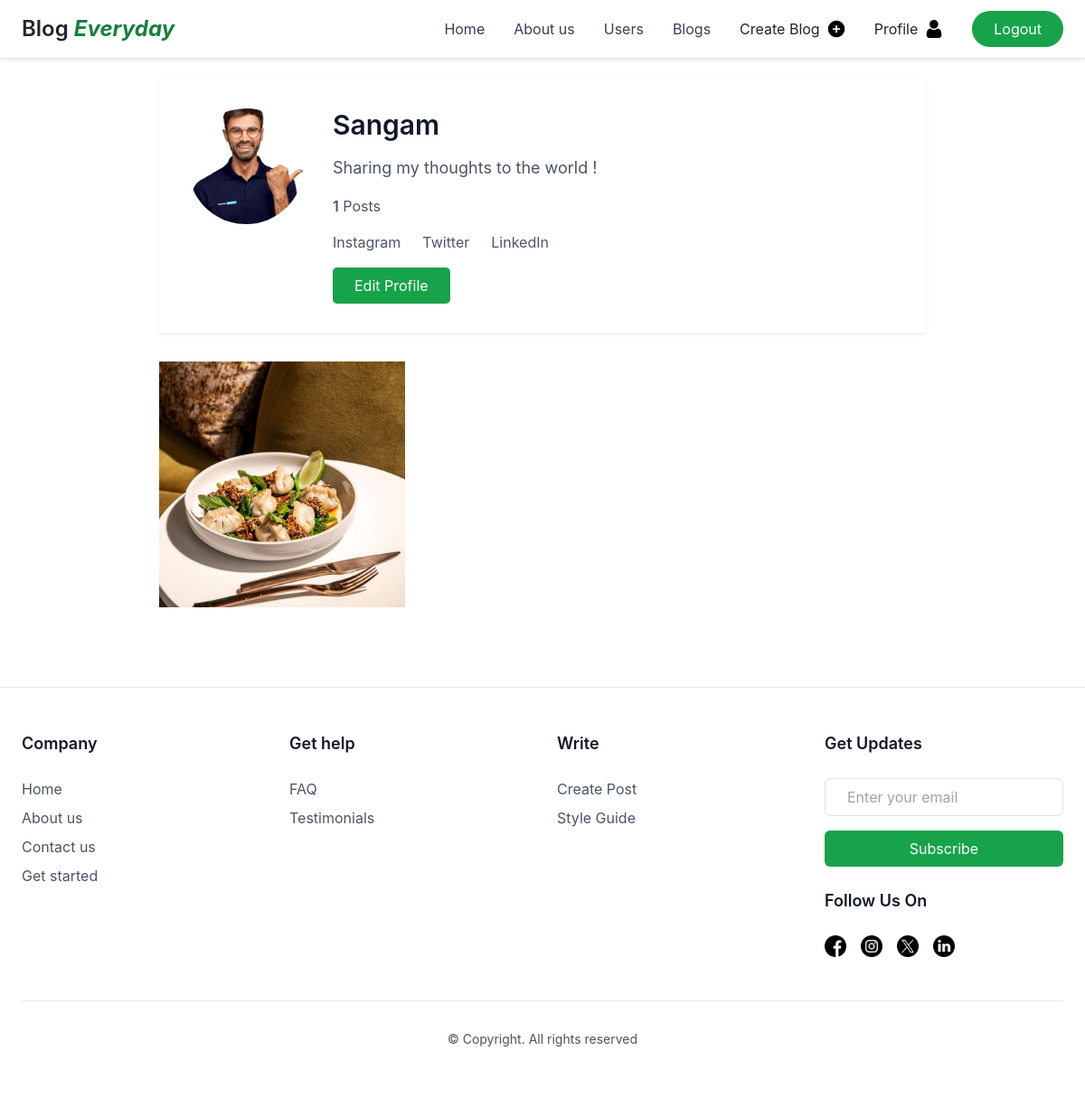
/profile_view/ (signed in), run on the app's committed database.
### blog/models.py (models this page shows, shortened)
class Profile(models.Model):
    user = models.OneToOneField(User, on_delete=models.CASCADE)
    photo = models.ImageField(upload_to='profile_photos/', default='default.jpg')
    bio = models.TextField(blank=True, null=True)
    twitter = models.URLField(blank=True, null=True)
    facebook = models.URLField(blank=True, null=True)
    instagram = models.URLField(blank=True, null=True)
    linkedin = models.URLField(blank=True, null=True)

class BlogPost(models.Model):
    CATEGORY_CHOICES = [
        ('technology', 'Technology'),
        ('lifestyle', 'Lifestyle'),
        ('food', 'Food'),
        ('travel', 'Travel'),
    ]
    title = models.CharField(max_length=200)
    content = models.TextField()
    author = models.ForeignKey(User, on_delete=models.CASCADE)
    category = models.CharField(max_length=20, choices=CATEGORY_CHOICES, default='technology')
    created_at = models.DateTimeField(default=now)
    updated_at = models.DateTimeField(auto_now=True)
    image = models.ImageField(upload_to='images/', null=True, blank=True)

### blog/views.py (the view)
# urls.py: path('profile_view/', views.profile_view, name='profile_view'),
@login_required
def profile_view(request, username=None):
    user = request.user if username is None else get_object_or_404(User, username=username)
    profile, created = Profile.objects.get_or_create(user=user)
    posts = BlogPost.objects.filter(author=user).order_by('-created_at')
    if request.method == 'POST' and request.user == user:
        form = ProfileForm(request.POST, request.FILES, instance=profile)
        if form.is_valid():
            form.save()
            messages.success(request, 'Profile updated successfully!')
            return redirect('profile_view', username=user.username)
        else:
            messages.error(request, 'Please correct the errors below.')
    else:
        form = ProfileForm(instance=profile)
    context = {
        'profile': profile,
        'form': form,
        'posts': posts,
        'is_owner': request.user == user,
    }
    return render(request, 'profile_view.html', context)

### blog/forms.py
class ProfileForm(forms.ModelForm):
    class Meta:
        model = Profile
        fields = ['photo', 'bio', 'twitter', 'facebook', 'instagram', 'linkedin']
        widgets = {
            'bio': forms.Textarea(attrs={'rows': 3}),
        }

### blog/templates/profile_view.html (shortened to what this page needs)
{% extends 'base.html' %}
{% block content %}
<div class="max-w-4xl mx-auto mt-16 mb-16 p-6">
<div class="flex flex-col md:flex-row items-center md:items-start bg-white rounded-sm shadow-sm p-8 space-y-6 md:space-y-0 md:space-x-8">
    <div class="w-32 h-32 rounded-full overflow-hidden mb-6 md:mb-0">
        <img src="{{ profile.photo.url }}"
             alt="{{ profile.user.username }}'s photo"
             class="w-full h-full object-cover">
    </div>
    <div class="flex-grow space-y-4">
        <h1 class="text-3xl font-semibold text-gray-900">{{ profile.user.username }}</h1>
        <p class="text-lg text-gray-600 max-w-lg">{{ profile.bio|default:"This user prefers to keep things simple." }}</p>
        <div class="flex space-x-6 text-gray-600">
            <div><span class="font-semibold">{{ posts.count }}</span> Posts</div>
        </div>
        <div class="flex space-x-6 text-gray-600">
            {% if profile.instagram %}
            <a href="{{ profile.instagram }}" class="hover:text-pink-500 transition duration-300">Instagram</a>
            {% endif %}
            {% if profile.twitter %}
            <a href="{{ profile.twitter }}" class="hover:text-blue-400 transition duration-300">Twitter</a>
            {% endif %}
            {% if profile.linkedin %}
            <a href="{{ profile.linkedin }}" class="hover:text-blue-500 transition duration-300">LinkedIn</a>
            {% endif %}
        </div>
        {% if is_owner %}
        <div>
            <button onclick="toggleEditForm()"
                    class="px-6 py-2 bg-green-600 text-white rounded-lg hover:bg-green-700 transition duration-300">
                Edit Profile
            </button>
        </div>
        {% endif %}
    </div>
</div>
    <div class="mt-8">
        <div class="grid grid-cols-3 gap-1 md:gap-4">
            {% for post in posts %}
            <div class="relative aspect-square group">
                {% if post.image %}
                <img src="{{ post.image.url }}"
                     alt="{{ post.title }}"
                     class="w-full h-full object-cover">
                {% else %}
                <div class="w-full h-full bg-gray-200 flex items-center justify-center">
                    <span class="text-gray-500">No Image</span>
                </div>
                {% endif %}
            </div>
            {% endfor %}
        </div>
    </div>
</div>
{% endblock %}

### blog/templates/base.html (shortened to what this page needs)
<!DOCTYPE html>
<html lang="en" class="h-full">
<head>
    {% load static %}
    {% static "images" as baseUrl %}
    <script src="https://cdn.tailwindcss.com"></script>
    <link href="https://stackpath.bootstrapcdn.com/bootstrap/4.5.2/css/bootstrap.min.css" rel="stylesheet">
</head>
<body class="min-h-screen">
    <nav class="fixed w-full top-0 z-50 bg-white border-b border-gray-200 shadow-sm">
        <div class="max-w-7xl mx-auto px-4 sm:px-6 lg:px-8">
            <div class="flex justify-between h-16">
                <div class="flex-shrink-0 flex items-center">
                    <a href="{% url 'home' %}" class="text-2xl font-semibold">
                        Blog <span class="text-green-700 font-bold italic">Everyday</span>
                    </a>
                </div>
                <div class="hidden lg:flex lg:items-center lg:space-x-8">
                    <a href="{% url 'home'%}" class="text-gray-700 hover:text-green-600">Home</a>
                    <a href="{% url 'about' %}" class="text-gray-700 hover:text-green-600">About us</a>
                    <a href="{%url 'user_list' %}" class="text-gray-700 hover:text-green-600">Users</a>
                    <a href="{% url 'blog' %}" class="text-gray-700 hover:text-green-600">Blogs</a>
                    <div class="flex items-center space-x-2">
                        {% if user.is_authenticated %}
                            <a href="{% url 'create' %}">Create Blog</a>
                             <img src="{% static 'blog/add.png' %}" alt="Add Icon" class="h-5 w-5">
                            <a class="pl-4"href="{% url 'profile_view' %}">Profile</a>
                            <img src="{% static 'blog/user.png' %}" alt="Add Icon" class="h-5 w-5">
                        {% else %}
                            <a href="{% url 'login' %}">Create Blog</a>
                        {% endif %}
                    </div>
{% if user.is_authenticated %}
    <a href="{% url 'logout' %}" class="bg-green-600 text-white px-6 py-2 rounded-full hover:bg-green-700">
        Logout
    </a>
{% endif %}
                </div>
            </div>
        </div>
    </nav>
    {% block content %}
    {% endblock %}
    <footer class="bg-white border-t border-gray-200">
        <div class="max-w-7xl mx-auto px-4 sm:px-6 lg:px-8 py-12">
            <div class="grid grid-cols-1 md:grid-cols-4 gap-8">
                <div>
                    <h3 class="text-gray-900 font-semibold text-lg mb-4">Company</h3>
                    <ul class="space-y-2">
                        <li><a href="#" class="text-gray-600 hover:text-green-600">Home</a></li>
                        <li><a href="#" class="text-gray-600 hover:text-green-600">About us</a></li>
                        <li><a href="#" class="text-gray-600 hover:text-green-600">Contact us</a></li>
                        <li><a href="#" class="text-gray-600 hover:text-green-600">Get started</a></li>
                    </ul>
                </div>
                <div>
                    <h3 class="text-gray-900 font-semibold text-lg mb-4">Get help</h3>
                    <ul class="space-y-2">
                        <li><a href="#" class="text-gray-600 hover:text-green-600">FAQ</a></li>
                        <li><a href="#" class="text-gray-600 hover:text-green-600">Testimonials</a></li>
                    </ul>
                </div>
                <div>
                    <h3 class="text-gray-900 font-semibold text-lg mb-4">Write</h3>
                    <ul class="space-y-2">
                        <li><a href="#" class="text-gray-600 hover:text-green-600">Create Post</a></li>
                        <li><a href="#" class="text-gray-600 hover:text-green-600">Style Guide</a></li>
                    </ul>
                </div>
                <div>
                    <h3 class="text-gray-900 font-semibold text-lg mb-4">Get Updates</h3>
                    <div class="space-y-4">
                        <input type="email" placeholder="Enter your email" class="w-full px-4 py-2 border rounded-md">
                        <button class="w-full bg-green-600 text-white px-4 py-2 rounded-md">Subscribe</button>
                    </div>
                    <h3 class="text-gray-900 font-semibold text-lg mt-6 mb-4">Follow Us On</h3>
                    <div class="flex space-x-4">
                        <a href="#" class="text-gray-600 hover:text-green-600">
                            <img src="{% static 'blog/facebook (1).png' %}" alt="Facebook" class="h-6 w-6">
                        </a>
                        <a href="#" class="text-gray-600 hover:text-green-600">
                            <img src="{% static 'blog/instagram (1).png' %}" alt="Instagram" class="h-6 w-6">
                        </a>
                        <a href="#" class="text-gray-600 hover:text-green-600">
                            <img src="{% static 'blog/twitter.png' %}" alt="Twitter" class="h-6 w-6">
                        </a>
                        <a href="#" class="text-gray-600 hover:text-green-600">
                            <img src="{% static 'blog/linkedin.png' %}" alt="LinkedIn" class="h-6 w-6">
                        </a>
                    </div>
                </div>
            </div>
            <div class="mt-12 pt-8 border-t border-gray-200">
                <p class="text-center text-gray-600 text-sm">© Copyright. All rights reserved</p>
            </div>
        </div>
    </footer>
</body>
</html>

### data on the page
Profile: photo (picture), user.username "Sangam", bio "Sharing my thoughts to the world !"
BlogPost: image (picture)

### other printed values
{{ posts.count }} "1"
